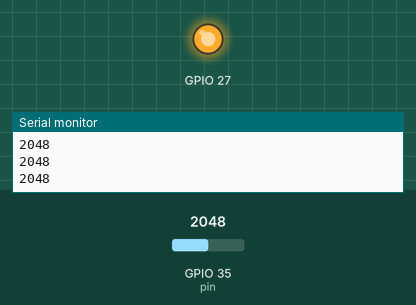
This sketch was run on a simulated ESP32. Shown: output pins drawn as LEDs (lit = HIGH), the last lines printed to the serial monitor. Inputs (shaded band) come from the test bench; at power-on: GPIO 35 (pin) = 2048. WiFi joins after 1.5 s; servers stay silent unless stated; no MQTT or app messages arrive unless stated.

Above: at 2.7 s.
2.8 s: GPIO 35 (pin) set to 3967
4.3 s: GPIO 35 (pin) set to 4061
At 5.5 s:
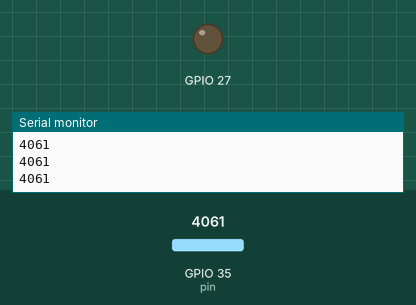
5.8 s: GPIO 35 (pin) set to 3960
At 6.4 s:
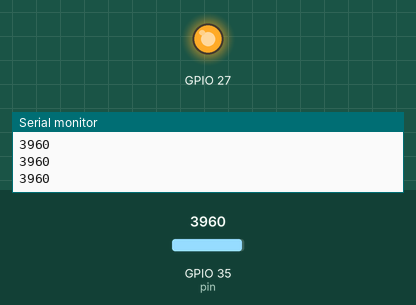
7.4 s: GPIO 35 (pin) set to 4040
At 7.9 s:
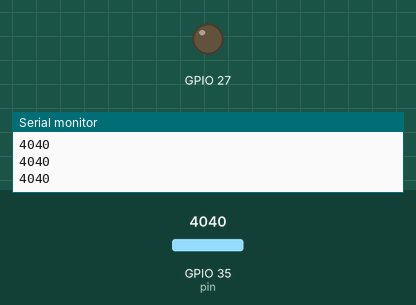
Timing chart, 0 to 9.9 s (numbered marks = the images above; inputs shaded):
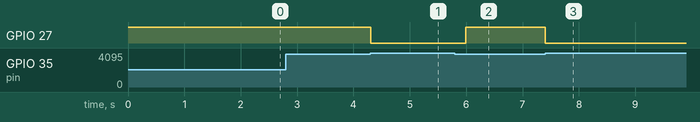

Measured:
- the behaviour switches between 3999 and 4000 on GPIO 35 (pin) (found by bisection; images 0 and 1)
- after the input at 4.3 s, GPIO 27: HIGH → LOW at once
- after the input at 5.8 s, GPIO 27: LOW → HIGH after 0.19 s
- after the input at 7.4 s, GPIO 27: HIGH → LOW at once

The sketch:

eas.ino
```cpp
#include <WiFi.h>

#include <PubSubClient.h>

const char * ssid = "system"; //ZMIENIC na swoje
const char * password = "PROG#123"; //ZMIENIC na swoje
const char * mqtt_server = "192.168.80.188"; //ZMIENIC na swoje
const char * deviceName = "esp-skrzydlata-licznik"; //poki co nie trzeba zmieniac
const char * pinTopic = "system/skrzydlata/#"; //temat do odbioru wiadomosci
String newHostname = "esp-skrzydlata-licznik";
const int pin = 35;
int wartosc_czujnika = 0;
int licznik_pomocniczy = 0;
int licznik = 0;
extern EspClass ESP;

WiFiClient espClient;
PubSubClient client(espClient);


void ustawienieWifi() {
  delay(10);
  Serial.println();
  Serial.print("Laczenie z ");
  Serial.println("-------------");
  Serial.println(WiFi.getHostname());
  Serial.println(ssid);
   WiFi.hostname(newHostname.c_str());

  WiFi.begin(ssid, password);
  while (WiFi.status() != WL_CONNECTED) {
    delay(20);
    Serial.print(".");
  }

  Serial.println("");
  Serial.print("Polaczona z wifi.\nESP otrzymalo adres IP: ");
  Serial.println(WiFi.localIP());
}

void setup() {
  Serial.begin(115200);

  WiFi.hostname(newHostname.c_str());
  pinMode(pin, INPUT);
  pinMode(27, OUTPUT);
  digitalWrite(27,HIGH);
  ustawienieWifi(); //polaczenie z wifi
  delay(10);
  client.setServer(mqtt_server, 1883); //ustawienie serwera  mqtt
  client.connect(deviceName,deviceName, NULL  , NULL  ,2,true,"yes",false); //polaczenie z podana nazwa

}

void loop() {
  delay(20);

  if (WiFi.status() != WL_CONNECTED or client.connected() != 1)

  {
    ESP.restart();
  }

  if (licznik == 100) {
    licznik = 0;

    client.publish("system/skrzydlata/liczniki/aktywna", "tak");
  } else {
    licznik += 1;
  }

  wartosc_czujnika = analogRead(pin);
  Serial.println(wartosc_czujnika);
  if (wartosc_czujnika < 4000) {
    licznik_pomocniczy += 1;
    if (licznik_pomocniczy == 10) {
      digitalWrite(27, HIGH);
      client.publish("system/skrzydlata/liczniki/impulsy", "1");
      delay(700);
    }
  } else {
    digitalWrite(27, LOW);
    licznik_pomocniczy = 0;
  }
}
```
